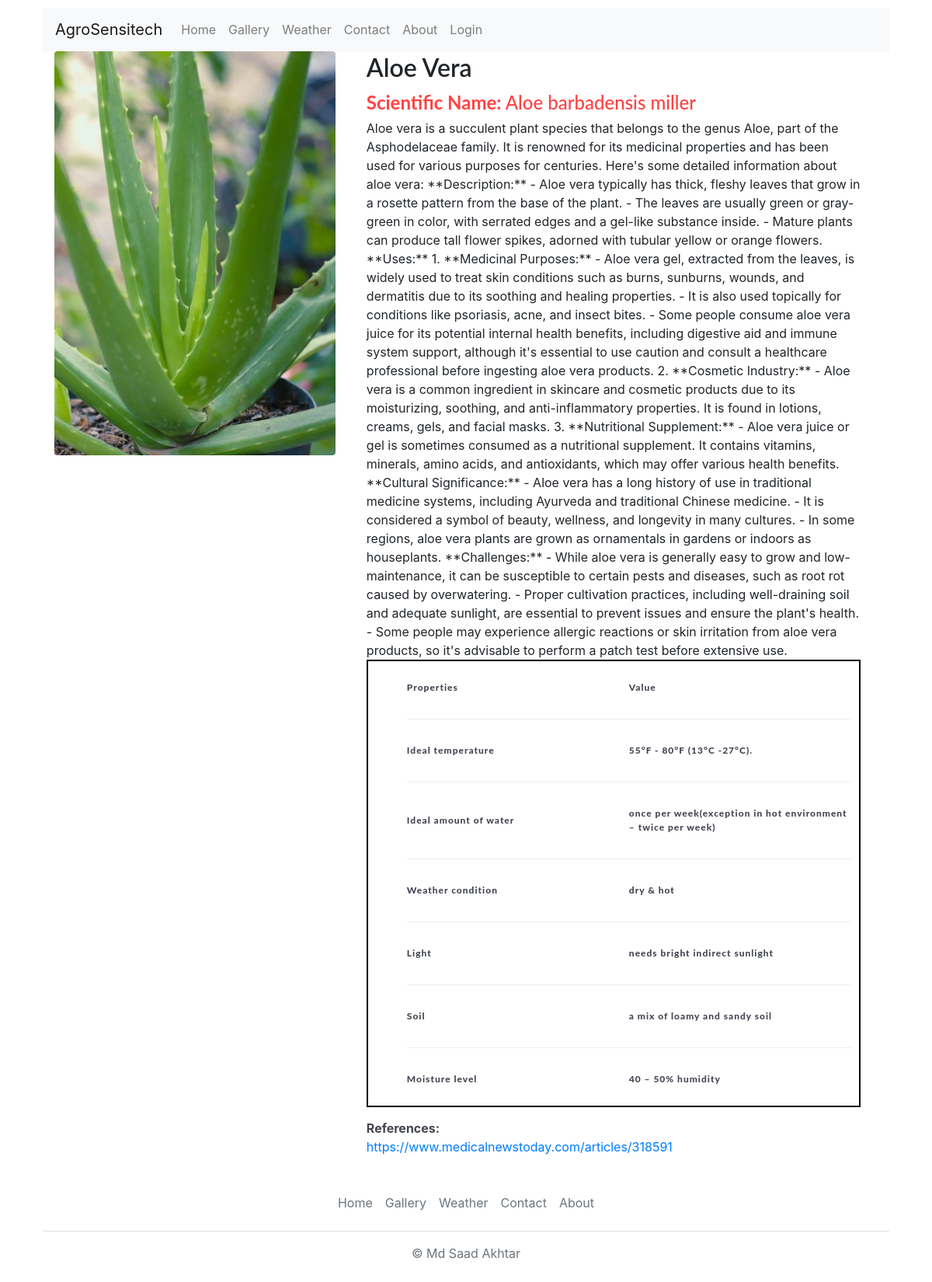
Screenshot of /details/3 with the database file from the repository.
### agro/models.py (models this page shows, shortened)
class Plant(models.Model):
    common_name = models.CharField(_("Common Name"), max_length=50)
    scientific_name = models.CharField(_("Scientific Name"), max_length=50)
    image = models.ImageField(_("image"), upload_to="images/", )
    description = models.TextField(_("Description"))
    table_data = models.JSONField()
    references = models.TextField(_("Reference"))

### agro/views.py (the view)
# urls.py: path('details/<int:id>',views.details,name="details"),
def details(request,id):
    plant = Plant.objects.get(id=id)
    data = plant.table_data
    return render(request,"agro/details.html",context={
        "plant":plant,
        "message":"",
        "data":data
    })

### agro/templates/agro/details.html (shortened to what this page needs)
{% extends "base.html" %}
{% load static %}
{% block css %}
<link rel="stylesheet" href="{% static "css/details.css" %}">
{% endblock css %}
{% block body %}
    <section class="container product-container">
        <div class="img-card">
            <img src="{{plant.image.url}}" alt="{{ plant.common_name }}" class="card-img">
        </div>
        <div class="product-info">
            <h3>{{ plant.common_name }}</h3>
            <h5 class="card-text"><strong>Scientific Name:</strong> {{ plant.scientific_name }}</h5>
            <md-block>{{ plant.description }}</md-block>
            <div class="table">
                <div class="delivery">
                    <p>Properties</p> <p>Value</p>
                </div>
                {% for k,v in data.items %}
                    <hr>
                    <div class="delivery">
                        <p>{{k}}</p>
                        <p>{{v}}</p>
                    </div>
                {% endfor %}
            </div>
            <p class="card-text references"><strong>References:</strong> {{ plant.references }}</p>
        </div>
    </section>
{% endblock body %}

### agro/templates/base.html (shortened to what this page needs)
<!DOCTYPE html>
{% load static %}
{% load active_link_tags %}
<html lang="en">
<head>
    <link rel="stylesheet" href="{% static 'assets/css/bootstrap.min.css' %}">
    <link rel="stylesheet" href="{% static 'assets/css/all.min.css' %}" />
    {% block css %}{% endblock css %}
</head>
<body>
  <div class="container-fluid">
    <nav class="navbar navbar-expand-lg navbar-light bg-light">
        <a class="navbar-brand" href="#">AgroSensitech</a>
        <div class="collapse navbar-collapse" id="navbarNav">
          <ul class="navbar-nav">
            <li class="nav-item {% active_link 'home' %}">
              <a class="nav-link" href="{% url "home" %}">Home </a>
            </li>
            <li class="nav-item {% active_link 'gallery' %}">
              <a class="nav-link" href="{% url "gallery" %}">Gallery </a>
            </li>
            <li class="nav-item {% active_link 'weather' %}">
              <a class="nav-link" href="{% url "weather" %}">Weather </a>
            </li>
            <li class="nav-item {% active_link 'contact' %}">
              <a class="nav-link" href="{% url "contact" %}">Contact </a>
            </li>
            <li class="nav-item {% active_link 'about' %}">
              <a class="nav-link" href="{% url "about" %}">About </a>
            </li>
            {% if user.is_authenticated %}
            <li class="nav-item ">
              <a class="nav-link" href="{% url "logout" %}">Logout</a>
            </li>
            {% else %}
            <li class="nav-item {% active_link 'login' %}">
              <a class="nav-link" href="{% url "login" %}">Login </a>
            </li>
            {% endif %}
          </ul>
        </div>
      </nav>
      {% block body %}
      {% endblock body %}
      <footer class="py-3 my-4">
        <ul class="nav justify-content-center border-bottom pb-3 mb-3">
          <li class="nav-item "><a href="{% url 'home' %}" class="nav-link px-2 text-muted">Home</a></li>
          <li class="nav-item "><a href="{% url 'gallery' %}" class="nav-link px-2 text-muted">Gallery</a></li>
          <li class="nav-item "><a href="{% url 'weather' %}" class="nav-link px-2 text-muted">Weather</a></li>
          <li class="nav-item "><a href="{% url 'contact' %}" class="nav-link px-2 text-muted">Contact</a></li>
          <li class="nav-item "><a href="{% url 'about' %}" class="nav-link px-2 text-muted">About</a></li>
        </ul>
        <p class="text-center text-muted">© Md Saad Akhtar</p>
      </footer>
    </div>
</body>
</html>

### agro/static/css/details.css (style rules this page uses)
* { box-sizing: border-box; margin: 0; padding: 0; }
body { max-width: 1280px; margin: 10px 10px; padding: 0 30px; }
.product-container { display: flex; justify-content: start; align-items: start; gap: 40px; }
.img-card { position: sticky; top:3px; }
.img-card img { width: 100%; flex-shrink: 0; border-radius: 4px; height: 520px; object-fit: cover; }
.product-info { width: 60%; }
.product-info h3 { font-size: 32px; font-family: Lato; font-weight: 600; line-height: 130%; }
.product-info h5 { font-size: 24px; font-family: Lato; font-weight: 500; line-height: 130%; color: #ff4242; margin: 6px 0; }
.product-info p { color: #424551; margin: 15px 0; width: 70%; }
.delivery { display: flex; justify-content: space-between; align-items: center; width: 70%; color: #787a80; font-size: 12px; font-family: Lato; line-height: 150%; letter-spacing: 1px; }
hr { color: #787a80; width: 58%; opacity: 0.67; }
.table { border: 2px solid black; padding: 10px; padding-left: 50px; font-weight: 800; margin:auto; }
hr { width: 100%; }
.delivery { width: 100%; }

### rows the page displays
Plant: image (picture), common_name "Aloe Vera", scientific_name "Aloe barbadensis miller", description "Aloe vera is a succulent plant species that belongs to the genus Aloe, part of the Asphodelaceae family. It is renowned for its medicinal properties and has been used for various purposes for centuries. Here's some detailed information about aloe vera: **Description:** - Aloe vera typically has thick, fleshy leaves that grow in a rosette pattern from the base of the plant. - The leaves are usually green or gray-green in color, with serrated edges and a gel-like substance inside. - Mature plants can produce tall flower spikes, adorned with tubular yellow or orange flowers. **Uses:** 1. **Medicinal Purposes:** - Aloe vera gel, extracted from the leaves, is widely used to treat skin conditions…"

### other values shown
{{ k }} "Ideal temperature" "Ideal amount of water" "Weather condition" "Light" "Soil" "Moisture level"
{{ v }} "55°F - 80°F (13°C -27°C)." "once per week(exception in hot environment – twice per week)" "dry & hot" "needs bright indirect sunlight" "a mix of loamy and sandy soil" "40 – 50% humidity"
